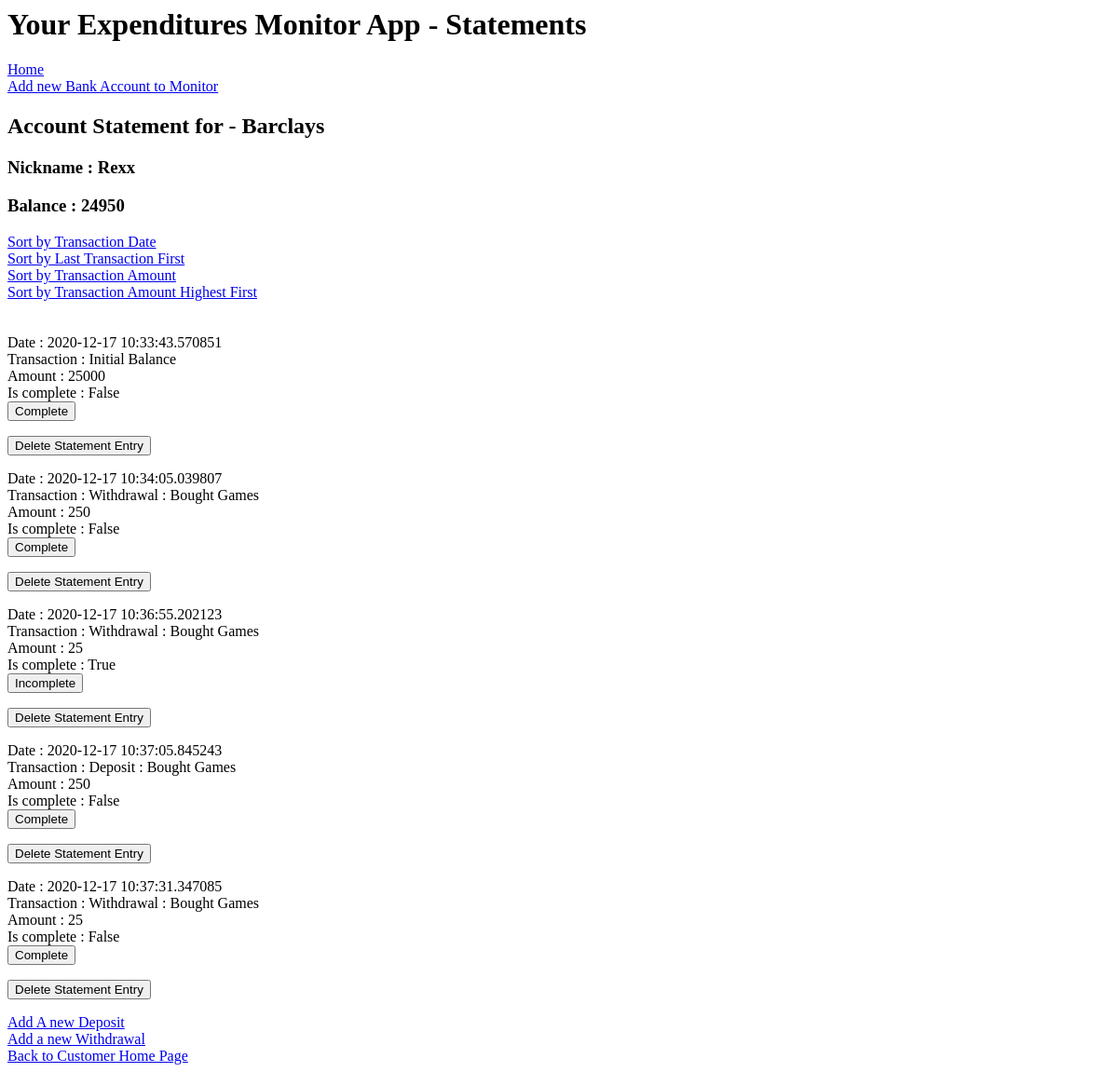
The app's page /statements/1, older data.
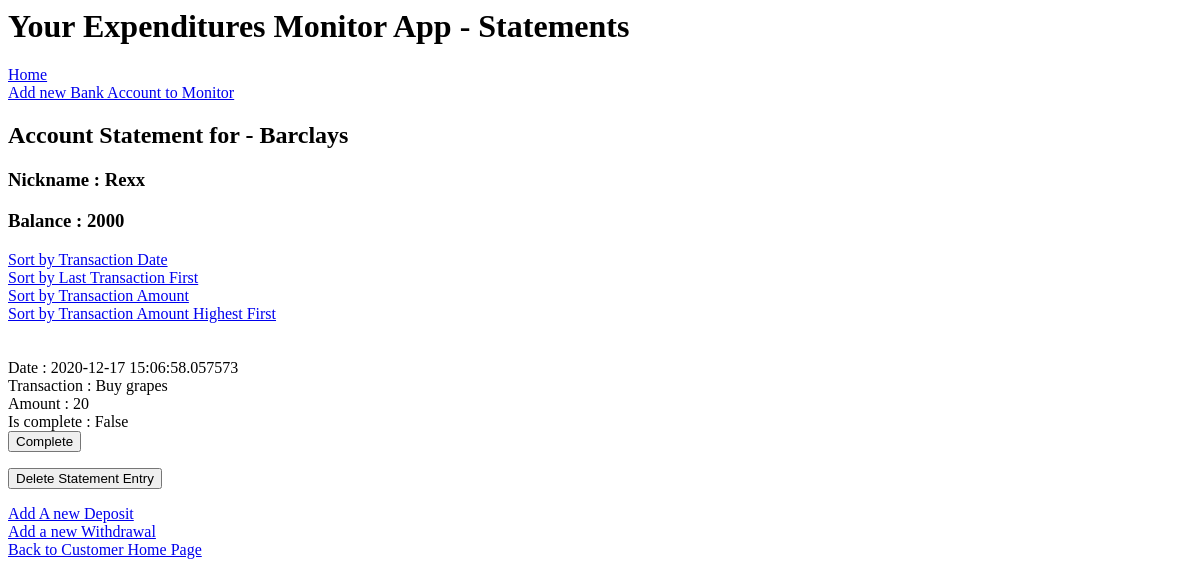
The same page, newer data.
### application/models.py (models this page shows)
class Accounts(db.Model):
    id = db.Column(db.Integer, primary_key=True)
    balance = db.Column(db.Integer)
    account_name = db.Column(db.String(30), nullable=False)
    cust_name = db.Column(db.String(30), nullable=False)
    transactions = db.relationship('Transaction', backref='accounts' , lazy='dynamic')

class Transaction(db.Model):
    id = db.Column(db.Integer, primary_key=True)
    transaction = db.Column(db.String(50), nullable=False)
    transaction_amount = db.Column(db.Integer)
    transaction_completed = db.Column(db.Boolean, nullable=False, default=False)
    transaction_date= db.Column(db.DateTime, nullable=False, default=datetime.utcnow)
    accounts_id = db.Column(db.Integer, db.ForeignKey('accounts.id'), nullable=False)

### application/routes.py (the view)
@app.route('/statements/<int:id>', methods=['GET'])
def statements(id):
    account = Accounts.query.filter_by(id=id).first()
    statements = account.transactions.all()
    return render_template("statements.html", title="Statements", statements=statements, account=account)

### application/templates/statements.html
{% extends "layout.html" %}
{% block body %}
<h2>Account Statement for - {{ account.account_name}}</h2>
<h3>Nickname : {{account.cust_name}}</h3>
<h3>Balance : {{account.balance}}</h3>
<a href="{{ url_for('sortStatements', id=account.id) }}">Sort by Transaction Date</a>
        <br>
<a href="{{ url_for('sortStatementsDesc', id=account.id) }}">Sort by Last Transaction First</a>
        <br>
<a href="{{ url_for('sortStatementsAmount', id=account.id) }}">Sort by Transaction Amount</a>
        <br>
<a href="{{ url_for('sortStatementsAmountDesc', id=account.id) }}">Sort by Transaction Amount Highest First</a>
        <br>
        <br>
<br>
        {% for statement in statements %}
                Date : {{ statement.transaction_date }}
                <br>
                Transaction : {{ statement.transaction }}
                <br>
                Amount : {{ statement.transaction_amount }}
                <br>
            {% if statement.transaction_completed == False %}
                Is complete : {{ statement.transaction_completed }}
                    <br>
                    <form action="{{ url_for('complete', id=account.id, st_id=statement.id) }}">
                        <input type=submit value="Complete">
                    </form>
            {% endif %}
            {% if statement.transaction_completed == True %}
                Is complete : {{ statement.transaction_completed }}
                    <br>
                    <form action="{{ url_for('incomplete', id=account.id, st_id=statement.id) }}">
                        <input type=submit value="Incomplete">
                    </form>
            {% endif %}
            <form action="{{ url_for('deleteTransaction', account_id=account.id, id=statement.id) }}">
                <input type=submit value="Delete Statement Entry">
            </form>
        {% endfor %}
        <a href="{{ url_for('deposit', account_id=account.id) }}">Add A new Deposit </a>
        <br>
        <a href="{{ url_for('withdraw', account_id=account.id) }}">Add a new Withdrawal </a>
        <br>
    <a href="{{ url_for('customer_home') }}">Back to Customer Home Page</a>
{% endblock body %}

### application/templates/layout.html (shortened to what this page needs)
<html>
    <head>
    </head>
    <body>
        <h1> Your Expenditures Monitor App - {{ title }}</h1>
        <a href="{{ url_for('home') }}">Home</a>
        <br>
        <a href="{{ url_for('addAccount') }}">Add new Bank Account to Monitor</a>
        {% block body %}
        {% endblock body %}
    </body>
</html>

Row changes from the older to the newer data that the page shows:
removed Transaction: transaction_date "2020-12-17 10:34:05.039807", transaction "Withdrawal : Bought Games", transaction_amount "250", transaction_completed "False"
removed Transaction: transaction_date "2020-12-17 10:36:55.202123", transaction "Withdrawal : Bought Games", transaction_amount "25", transaction_completed "True"
removed Transaction: transaction_date "2020-12-17 10:37:05.845243", transaction "Deposit : Bought Games", transaction_amount "250", transaction_completed "False"
removed Transaction: transaction_date "2020-12-17 10:37:31.347085", transaction "Withdrawal : Bought Games", transaction_amount "25", transaction_completed "False"
changed Accounts "Barclays": balance "24950" → "2000"
changed Transaction "False": transaction_date "2020-12-17 10:33:43.570851" → "2020-12-17 15:06:58.057573"; transaction "Initial Balance" → "Buy grapes"; transaction_amount "25000" → "20"
